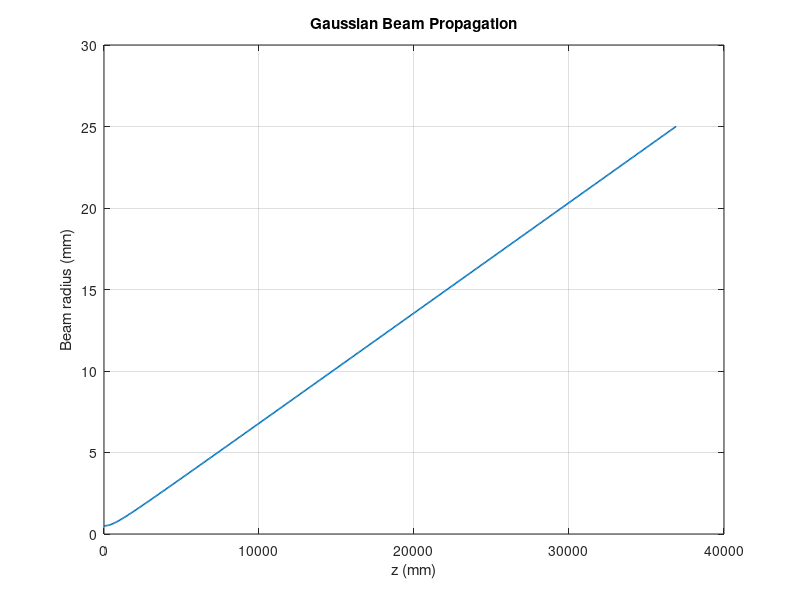

MATLAB code for this plot:

% EXP05 - Gaussian beam divergence

clc;
clear;
close all;

lambda = 1064e-9;
w0 = 0.5e-3;

zR = pi*w0^2/lambda;

z = linspace(0, 50*zR, 500);

w = w0.*sqrt(1 + (z./zR).^2);

theta = lambda/(pi*w0);

plot(z*1e3, w*1e3, 'LineWidth', 1.2);

xlabel('z (mm)');
ylabel('Beam radius (mm)');

title('Gaussian Beam Propagation');
grid on;

fprintf('Divergence = %.3f mrad\n', theta*1e3);
